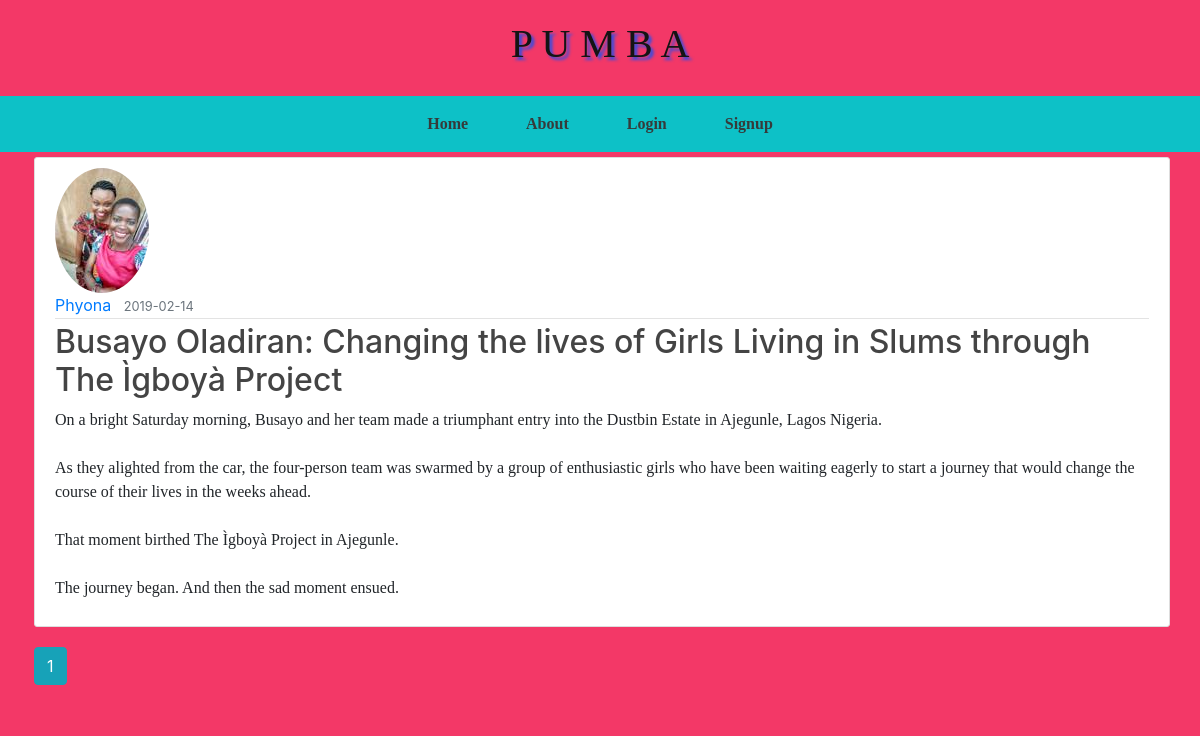
Page /home on the earlier database version.
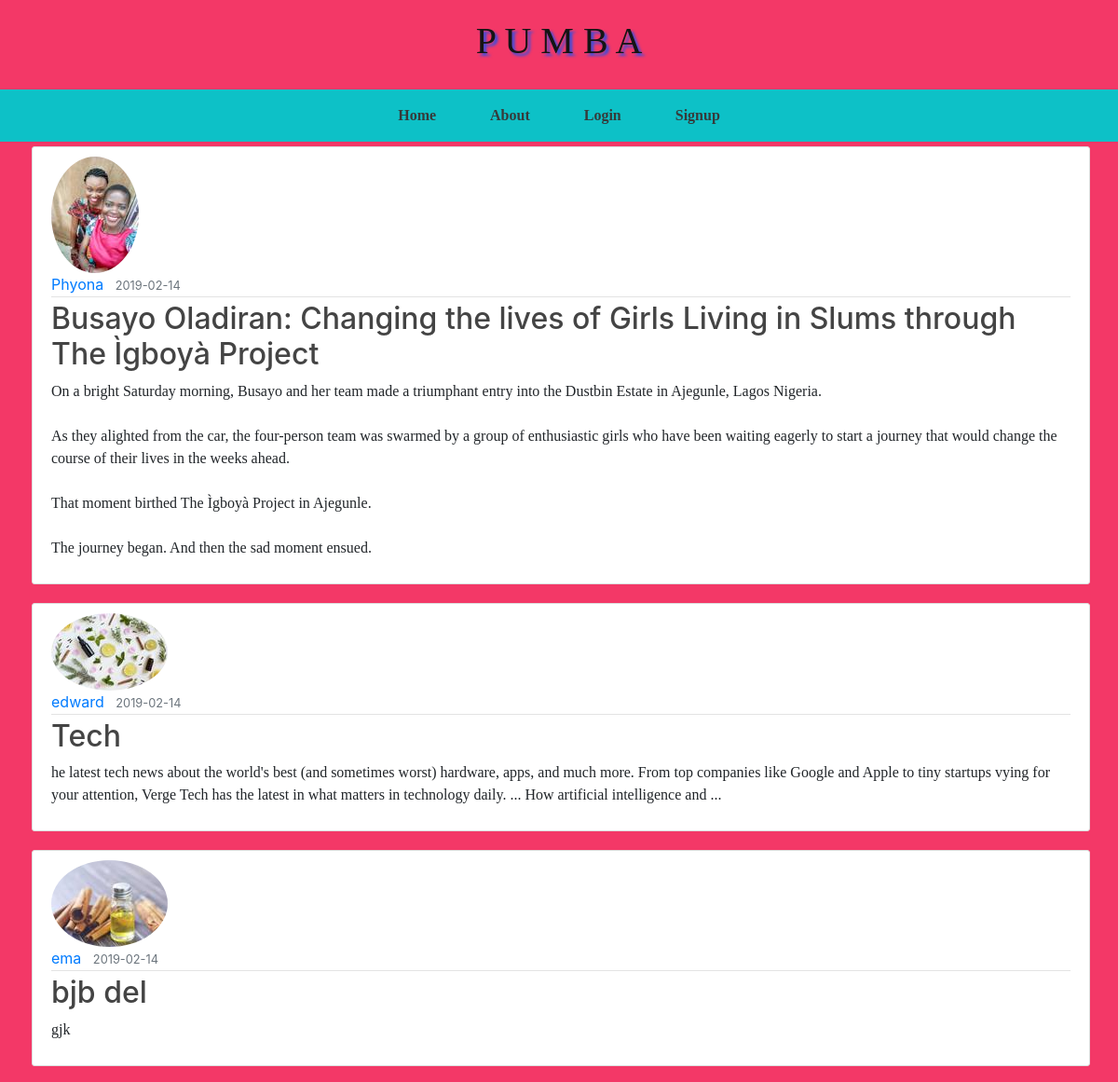
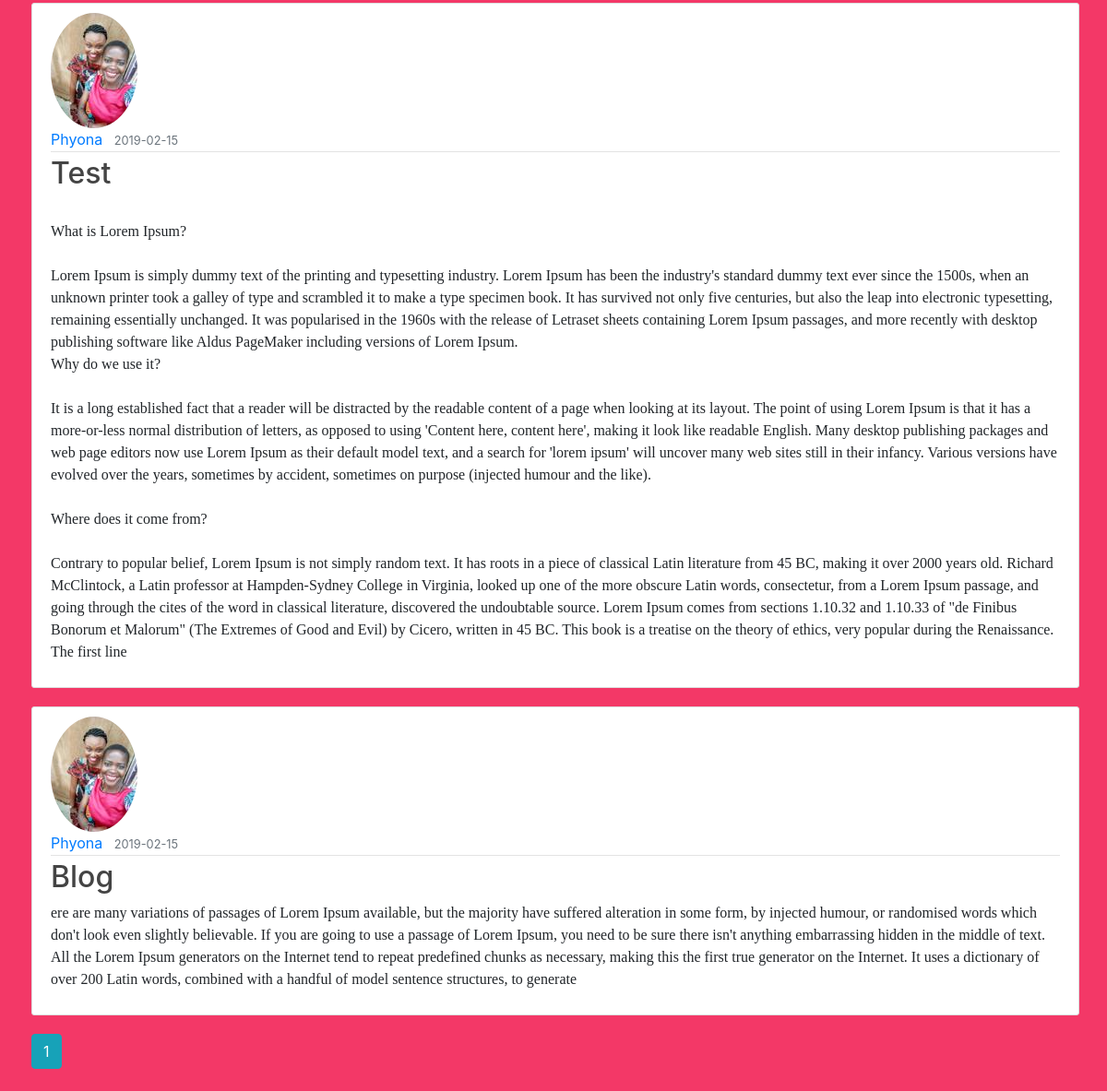
Same page on the later database version (2 pictures, top to bottom).
### flaskblog/models.py (models this page shows, shortened)
class Posts(db.Model):
    id = db.Column(db.Integer, primary_key=True)
    title = db.Column(db.String(25), unique=True, nullable=False)
    date_posted= db.Column(db.DateTime(25), nullable=False, default=datetime.utcnow)
    content = db.Column(db.Text(50), nullable=False)
    user_id = db.Column(db.Integer, db.ForeignKey('user.id'), nullable=False)

class User(db.Model, UserMixin):
    id = db.Column(db.Integer, primary_key=True)
    username = db.Column(db.String(25), unique=True, nullable=False)
    email = db.Column(db.String(25), unique=True, nullable=False)
    image_file = db.Column(db.String(20), nullable=False, default='default.jpg')
    password = db.Column(db.String(50), nullable=False)
    posts = db.relationship('Posts', backref='author', lazy=True)

### flaskblog/routes.py (the view)
@app.route("/")
@app.route("/home")
def home():
    page = request.args.get('page', 1, type=int)
    posts = Posts.query.paginate(page=page, per_page=5)
    return render_template('home.html', posts=posts)

### flaskblog/templates/home.html
{% extends "layout.html" %}
{% block content %}
    {% for post in posts.items %}
       <article class="media content-section">
           <div class="media-body">
              <img class="rounded-circle"src="{{url_for('static', filename='profile_pic/' + post.author.image_file)}}">
              <div class="article-metadata">
               <a class="mr-2" href="">{{post.author.username}}</a>
                <small class="text-muted">{{post.date_posted.strftime('%Y-%m-%d')}}</small>
              </div>
                <h2><a class="article-title" href="{{url_for('post', post_id=post.id) }}">{{post.title}}</a></h2>
                <p class="article-content">{{post.content}}</p>
              </div>
       </article>
       {% endfor %}
       {% for page_num in posts.iter_pages(left_edge=1, right_edge=1, left_current=1, right_current=2) %}
        {% if page_num %}
              {% if posts.page == page_num %}
              <a class="btn btn-info mb-4" href="{{ url_for('home', page=page_num) }}">{{ page_num }}</a>
              {% else %}
              <a class="btn btn-outline-info mb-4" href="{{ url_for('home', page=page_num) }}">{{ page_num }}</a>
              {% endif %}
        {% else %}
        ...
        {% endif %}
       {% endfor %}
{% endblock content %}

### flaskblog/templates/layout.html (shortened to what this page needs)
<!DOCTYPE html>
<html>
<head>
    <link rel="stylesheet" href="https://stackpath.bootstrapcdn.com/bootstrap/4.1.3/css/bootstrap.min.css">
    <link rel="stylesheet" type="text/css" href="{{url_for ('static', filename='main.css')}}">
<body>
  <header>
    <h1>P u m b a</h1>
  </header>
    <nav>
        <ul>
            <li><a href="{{url_for('home')}}">Home</a></li>
            <li><a href="{{url_for('about')}}">About</a></li>
            {%  if current_user.is_authenticated %}
            <li><a href="{{url_for('new_post')}}">New Post</a></li>
            <li><a href="{{url_for('account')}}">Account</a></li>
            <li><a href="{{url_for('logout')}}">Logout</a></li>
            {% else %}
            <li><a href="{{url_for('login')}}">Login</a></li>
            <li><a href="{{url_for('register')}}">Signup</a></li>
            {% endif %}
        </ul>
    </nav>
  <div class="container">
    <div class="row">
      <div class="left_col ml-1">
          {% block content %}{% endblock %}
        </div>
    </div>
  </div>
</body>
</html>

### flaskblog/static/main.css (style rules this page uses)
* { text-decoration: none; list-style-type: none; box-sizing: border-box; }
P { font-family:garamond; font-weight:500; }
body { padding: 0; background-color:rgb(243, 56, 103); }
header { padding: 20px; font-size: 60px; text-align: center; font-family:rosewood; text-transform: uppercase; font-weight: bold; color:rgb(20, 20, 20); text-shadow: 3px 3px 3px rgb(53, 78, 224); }
nav { margin: 0 auto; overflow: hidden; text-align: center; background-color:rgb(13, 193, 199); }
nav > ul { margin: 0 auto; padding: 0; display: block; width: fit-content; list-style-type: none; }
nav > ul> li { display: block; float: left; color: black; padding: 0 15px }
nav >ul >li >a { display: inline-block; padding: 16px 14px; color: rgb(54, 58, 58); text-decoration: none; font-size: 16px; font-family: garamond; font-weight: bold; }
.container { margin-top: 5px; }
.content-section { background: #ffffff; padding: 10px 20px; border: 1px solid #dddddd; border-radius: 3px; margin-bottom: 20px; }
.article-title { color: #444444; }
.article-content { white-space: pre-line; }
.article-metadata { padding-bottom: 1px; margin-bottom: 4px; border-bottom: 1px solid #e3e3e3 }
.row:after { content: ""; display: table; clear: both; }

Differences in the rows shown:
added Posts: image_file (picture), author.username "edward", date_posted "2019-02-14", title "Tech", content "he latest tech news about the world's best (and sometimes worst) hardware, apps, and much more. From top companies like Google and Apple to tiny startups vying for your attention, Verge Tech has the latest in what matters in technology daily. ... How artificial intelligence and ..."
added Posts: image_file (picture), author.username "ema", date_posted "2019-02-14", title "bjb del", content "gjk"
added Posts: image_file (picture), author.username "Phyona", date_posted "2019-02-15", title "Test", content "What is Lorem Ipsum? Lorem Ipsum is simply dummy text of the printing and typesetting industry. Lorem Ipsum has been the industry's standard dummy text ever since the 1500s, when an unknown printer took a galley of type and scrambled it to make a type specimen book. It has survived not only five centuries, but also the leap into electronic typesetting, remaining essentially unchanged. It was popularised in the 1960s with the release of Letraset sheets containing Lorem Ipsum passages, and more recently with desktop publishing software like Aldus PageMaker including versions of Lorem Ipsum. Why do we use it? It is a long established fact that a reader will be distracted by the readable…"
added Posts: image_file (picture), author.username "Phyona", date_posted "2019-02-15", title "Blog", content "ere are many variations of passages of Lorem Ipsum available, but the majority have suffered alteration in some form, by injected humour, or randomised words which don't look even slightly believable. If you are going to use a passage of Lorem Ipsum, you need to be sure there isn't anything embarrassing hidden in the middle of text. All the Lorem Ipsum generators on the Internet tend to repeat predefined chunks as necessary, making this the first true generator on the Internet. It uses a dictionary of over 200 Latin words, combined with a handful of model sentence structures, to generate"
